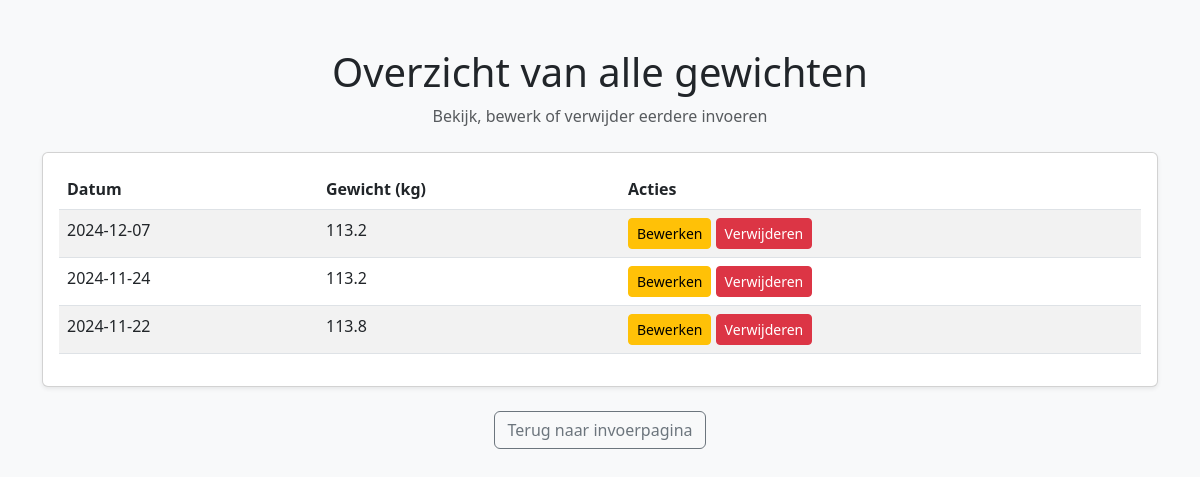
/weights, run on an earlier commit of the app's database.
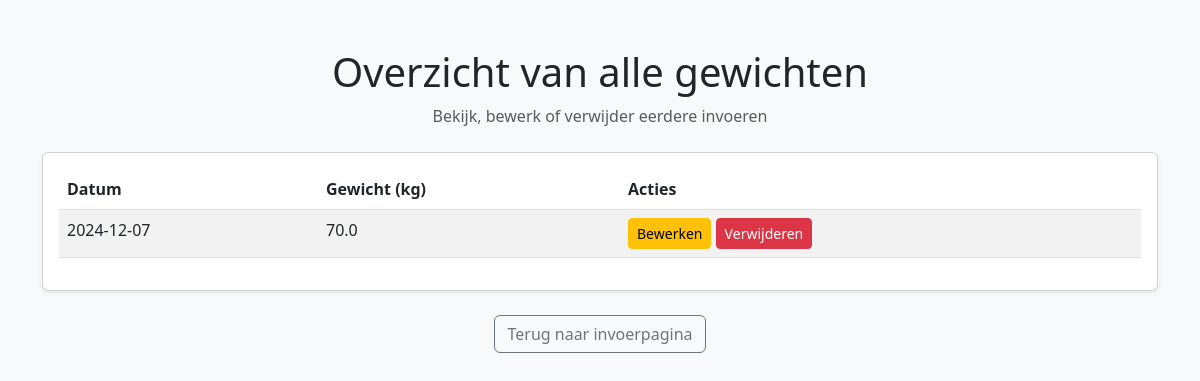
And on a later commit of the database.
### tables this page shows
CREATE TABLE weights (
    id INTEGER PRIMARY KEY AUTOINCREMENT,
    date DATE UNIQUE NOT NULL,
    weight FLOAT NOT NULL
);

### app.py (the view)
@app.route('/weights', methods=['GET', 'POST'])
def weights():
    conn = get_db_connection()
    if request.method == 'POST' and 'delete' in request.form:
        weight_id = request.form['delete']
        conn.execute('DELETE FROM weights WHERE id = ?', (weight_id,))
        conn.commit()
        return redirect(url_for('weights'))
    rows = conn.execute('SELECT * FROM weights ORDER BY date DESC').fetchall()
    conn.close()
    return render_template('weights.html', weights=rows)

### app.py (called while the page is built)
def get_db_connection():
    conn = sqlite3.connect(DB_PATH)
    conn.row_factory = sqlite3.Row
    return conn

### templates/weights.html (shortened to what this page needs)
<!DOCTYPE html>
<html lang="en">
<head>
    <link rel="stylesheet" href="https://cdn.jsdelivr.net/npm/bootstrap@5.3.0/dist/css/bootstrap.min.css">
</head>
<body class="bg-light">
    <div class="container mt-5">
        <div class="text-center mb-4">
            <h1 class="display-6">Overzicht van alle gewichten</h1>
            <p class="text-muted">Bekijk, bewerk of verwijder eerdere invoeren</p>
        </div>
        <div class="card shadow-sm">
            <div class="card-body">
                <table class="table table-striped table-hover">
                    <thead>
                        <tr>
                            <th>Datum</th>
                            <th>Gewicht (kg)</th>
                            <th>Acties</th>
                        </tr>
                    </thead>
                    <tbody>
                        {% for weight in weights %}
                        <tr>
                            <td>{{ weight.date }}</td>
                            <td>{{ weight.weight }}</td>
                            <td>
                                <a href="{{ url_for('edit_weight', id=weight.id) }}" class="btn btn-warning btn-sm">Bewerken</a>
                                <form action="{{ url_for('weights') }}" method="post" style="display:inline-block;">
                                    <button type="submit" class="btn btn-danger btn-sm">Verwijderen</button>
                                </form>
                            </td>
                        </tr>
                        {% endfor %}
                    </tbody>
                </table>
            </div>
        </div>
        <div class="text-center mt-4">
            <a href="{{ url_for('index') }}" class="btn btn-outline-secondary">Terug naar invoerpagina</a>
        </div>
    </div>
</body>
</html>

What changed in the data, as far as the page shows it:
removed weights: date "2024-12-07", weight "113.2"
removed weights: date "2024-11-24", weight "113.2"
removed weights: date "2024-11-22", weight "113.8"
added weights: date "2024-12-07", weight "70.0"
